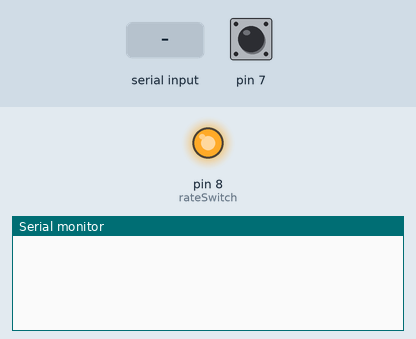
Bench run of a sketch on a simulated Arduino Mega 2560, built with avr-gcc and run on an emulated ATmega2560. Parts: output pins drawn as LEDs (lit = HIGH), the last lines printed to the serial monitor. The inputs (shaded band) are chosen by the test bench; at power-on: pin 7 HIGH.

Above: at 1.2 s.
1.3 s: pin 7 pulled LOW for 0.15 s
At 2.5 s:
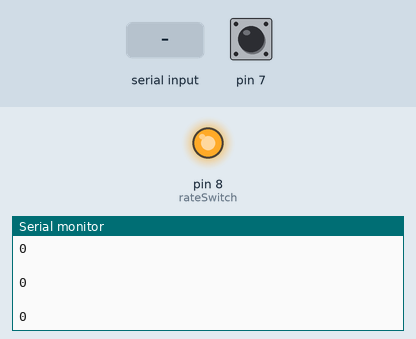
2.9 s: "90,45\n" received over the second serial link
At 5.4 s:
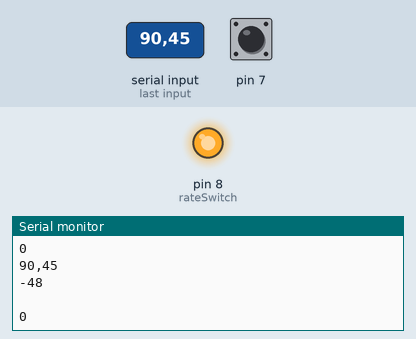

The sketch:

GroundStation_Code_V2.ino
```cpp
int rateSwitch = 8;
int CRrate = 0;               //Command Signal Rate
int CGrate = 0;

int packetOut = 0;
float tPacketOut = 0;

char inbyte = 0;
char buf[260];
int buflen = 0;               //Radio variables

void setup() {
  pinMode(rateSwitch, HIGH);
  digitalWrite(rateSwitch, HIGH);

  Serial3.begin(4800);        //Set up comms with Radio shield
  delay(5);
  Serial.print("MKC9TMD\r\n");    //Set callsign
  delay(10);
  Serial.print("PWIDE1-1,WIDE2-1\r\n");    //Set Digipath
  delay(10);

  Serial.begin(19200);         //Set up comms with computer
  delay(5);
  pinMode(7, INPUT);
  digitalWrite(7, HIGH);
}

void loop() {

  while (Serial3.available()) { //While radio data is coming in
    inbyte = Serial3.read();    //Get the byte
    if (inbyte == '\n') {       //If its the end of the packet,
      Serial.println(buf);     //Print to computer
      stripKISS(buf);         //Strip, store to variables
      if (checkState()) {
        packetOut = 1;
        tPacketOut = millis();
      }                        //If a packet needs to go out, send it to send asap
      buflen = 0;
    }
    else if ((inbyte > 31 && buflen < 260)) {   //If its a nonprintable character, don't record it
      buf[buflen++] = inbyte;
      buf[buflen] = 0;
    }
  }

  if (digitalRead(7) == 0) {
    sendPacket();
  }
  else if (packetOut == 1) {
    if (millis() - tPacketOut > 1200) {
      sendPacket();
      packetOut = 0;
    }
  } //If packet needs to get sent right away or delayed slightly, do that


  checkSwitches();    //check switches, update variable states

}

void checkSwitches() {
  if (digitalRead(rateSwitch)) {
    CGrate = 0;
  }
  else {
    CGrate = 1;
  }          //Set rate variable
}

void stripKISS(char buff[]) {
  CRrate = buff[14] - '0';
  Serial.println(CRrate);
}

int checkState() {
  if (CRrate != CGrate) {
    return 1;
  }
  return 0;
}

void sendPacket() {

  Serial3.print("!");
  Serial3.print(CGrate);
  Serial3.print("\r\n");
  Serial.println(" ");
  Serial.println(CGrate);

}
```

Measured:
- after the input at 1.3 s, the serial monitor: prints a new line at once (image 1)
- after the input at 2.9 s, the serial monitor: prints a new line at once (image 2)
